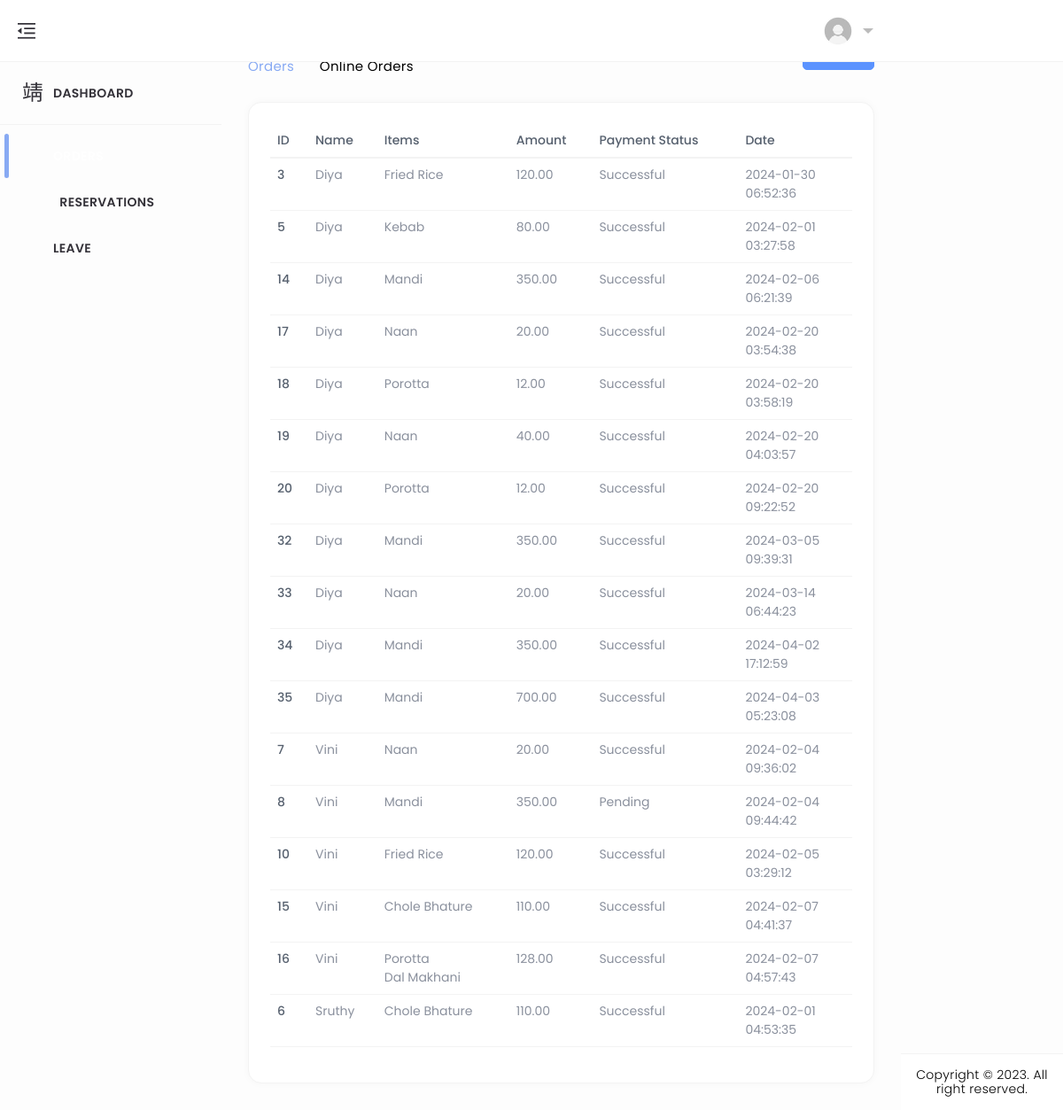
Page /history_orders on the committed database.
### home/models.py (models this page shows, shortened)
class BillingInformation(models.Model):
    user = models.ForeignKey(CustomUser, on_delete=models.CASCADE)
    address = models.TextField()
    town = models.CharField(max_length=50)
    zip_code = models.CharField(max_length=10)
    payment_status = models.BooleanField(default=True)
    amount = models.DecimalField(max_digits=8, decimal_places=2)
    menu = models.ManyToManyField(menus, blank=True)
    status = models.IntegerField(default=1)

class CustomUser(AbstractUser):
    CUSTOMER = 1
    EMPLOYEE = 2
    ROLE_CHOICE = (
        (CUSTOMER, 'CUSTOMER'),
        (EMPLOYEE, 'EMPLOYEE'),
    )
    username=None
    first_name = None
    last_name = None
    USERNAME_FIELD = 'email'
    name = models.CharField(max_length=50)
    email = models.EmailField(max_length=100, unique=True)
    phone = models.CharField(max_length=12, blank=True)
    password = models.CharField(max_length=128)
    role = models.IntegerField(choices=ROLE_CHOICE, blank=True, null=True,default='1')
    is_admin = models.BooleanField(default=False)
    is_staff = models.BooleanField(default=False)
    is_active = models.BooleanField(default=True)
    is_superadmin = models.BooleanField(default=False)
    REQUIRED_FIELDS = ['name', 'phone']
    objects = UserManager()

class menus(models.Model):
    CATEGORY_CHOICES = (
        ('Kerala', 'Kerala'),
        ('Chineese', 'Chineese'),
        ('North Indian', 'North Indian'),
        ('Arabian', 'Arabian'),
        ('Beverages', 'Beverages'),
    )
    SUBMENU_CHOICES = (
        ('Breads', 'Breads'),
        ('Curries', 'Curries'),
        ('Rice Dishes','Rice Dishes'),
        ('Appetizers','Appetizers'),
        ('Main Course','Main Course'),
        ('Breads & Accompaniments', 'Breads & Accompaniments'),
        ('Rolls & Grills','Rolls & Grills'),
        ('Hot Beverage','Hot Beverage'),
        ('Cold Beverage','Cold Beverage'),
    )
    SUB_SUBMENU_CHOICES = (
        ('Vegetarian', 'Vegetarian'),
        ('Non-Vegetarian', 'Non-Vegetarian'),
        ('Water-based','Water-based'),
        ('Milk-based','Milk-based')
    )
    name = models.CharField(max_length=100)
    category = models.CharField(max_length=50, choices=CATEGORY_CHOICES, default='')
    submenu = models.CharField(max_length=50, choices=SUBMENU_CHOICES, default='', blank=True)
    sub_submenu = models.CharField(max_length=50, choices=SUB_SUBMENU_CHOICES, default='', blank=True)
    desc = models.CharField(max_length=300)
    price = models.FloatField()
    img = models.ImageField(upload_to='menus/', blank=True, null=True)
    active = models.BooleanField(default=True)

class Payment(models.Model):
    class PaymentStatusChoices(models.TextChoices):
        PENDING = 'pending', 'Pending'
        SUCCESSFUL = 'successful', 'Successful'
        FAILED = 'failed', 'Failed'
    user = models.ForeignKey(CustomUser, on_delete=models.CASCADE)  # Link the payment to a user
    razorpay_order_id = models.CharField(max_length=255)  # Razorpay order ID
    payment_id = models.CharField(max_length=255)  # Razorpay payment ID
    amount = models.DecimalField(max_digits=8, decimal_places=2)  # Amount paid
    currency = models.CharField(max_length=3)  # Currency code (e.g., "INR")
    timestamp = models.DateTimeField(auto_now_add=True)  # Timestamp of the payment
    payment_status = models.CharField(max_length=20, choices=PaymentStatusChoices.choices, default=PaymentStatusChoices.PENDING)
    billing_info = models.ForeignKey(BillingInformation, on_delete=models.CASCADE, null=True, blank=True)
    table_booking = models.ForeignKey(TableBooking, on_delete=models.CASCADE, related_name='payments', null=True, blank=True)
    class Meta:
        ordering = ['-timestamp']

### home/views.py (the view)
# urls.py: path('history_orders',history_orders,name='history_orders'),
def history_orders(request):
    yesterday = date.today() - timedelta(days=1)
    billings_info = BillingInformation.objects.filter(payment__timestamp__date__lte=yesterday).distinct()
    payments = Payment.objects.filter(timestamp__date__lte=yesterday)
    context = {
        'billings_info': billings_info,
        'payments': payments,
    }
    return render(request, 'employee/history_orders.html', context)

### templates/employee/history_orders.html (shortened to what this page needs)
{% load static %}
<!DOCTYPE html>
<html lang="en" dir="ltr">
<head>
	<link href="../../../../cdn.jsdelivr.net/npm/%40mdi/font%404.4.95/css/materialdesignicons.min.html" rel="stylesheet" />
	<link href="{% static 'assets/css/materialdesignicons.min.css' %}" rel="stylesheet" />
	<link href="{% static 'assets/plugins/simplebar/simplebar.css' %}" rel="stylesheet" />
	<link href="{% static 'assets/plugins/data-tables/datatables.bootstrap5.min.css' %}" rel='stylesheet'>
	<link href="{% static 'assets/plugins/data-tables/responsive.datatables.min.css' %}" rel='stylesheet'>
	<link id="{% static 'style.css' %}" rel="stylesheet" href="{% static 'assets/css/style.css' %}" />
</head>
<body id="body">
	<div class="wrapper">
		<div class="ec-left-sidebar ec-bg-sidebar">
			<div id="sidebar" class="sidebar ec-sidebar-footer">
				<div class="ec-brand">
					<a href="{% url 'admin_index' %}">
						<span class="ec-brand-name text-truncate">DineEase</span>
					</a>
				</div>
				<div class="ec-navigation" data-simplebar>
					<ul class="nav sidebar-inner" id="sidebar-menu">
						<li class="">
							<a class="sidenav-item-link" href="{% url 'emp_index' %}">
								<i class="mdi mdi-view-dashboard-outline"></i>
								<span class="nav-text">Dashboard</span>
							</a>
							<hr>
						</li>
                        <li class="has-sub active">
                            <a class="sidenav-item-link" href="{% url 'orderlist_emp' %}">
                                <i class="mdi mdi-cart-outline mdi-34px"></i>
                                <span class="nav-text">Orders</span>
                            </a>
                        </li>
						<li class="has-sub">
							<a class="sidenav-item-link" href="{% url 'emp_booking_lists' %}">
								<i class="mdi mdi-food mdi-36px"></i>&ensp;
								<span class="nav-text">Reservations</span>
							</a>
						</li>
						<li class="has-sub">
							<a class="sidenav-item-link" href="{% url 'leave_list' %}">
								<i class="mdi mdi-receipt"></i>
								<span class="nav-text">Leave</span>
							</a>
						</li>
					</ul>
				</div>
			</div>
		</div>
		<div class="ec-page-wrapper">
			<header class="ec-main-header" id="header">
				<nav class="navbar navbar-static-top navbar-expand-lg">
					<button id="sidebar-toggler">
						<img src="{% static 'assets/img/icons/clops.png' %}" alt="">
					</button>
					<div class="navbar-right">
						<ul class="nav navbar-nav">
							<li class="dropdown user-menu">
								<button class="dropdown-toggle nav-link ec-drop" data-bs-toggle="dropdown" aria-expanded="false" style="margin-left: 850px;">
									<img src="{% static 'assets/img/user/user2.jpeg' %}" class="user-image" alt="User Image" />
								</button>
							</li>
						</ul>
					</div>
				</nav>
			</header>
			<div class="ec-content-wrapper">
				<div class="content">
					<div class="breadcrumb-wrapper d-flex align-items-center justify-content-between">
						<div>
							<h1 id="leaveh">Online Orders</h1>
							<p class="breadcrumbs"><span><a href="">Orders</a></span>
								<span><i class="mdi mdi-chevron-right"></i></span>Online Orders</p>
						</div>
						<div>
							<a href="{% url 'orderlist_emp' %}" class="btn btn-primary">Orders</a>
						</div>
					</div>
					<div class="row">
						<div class="col-12">
							<div class="card card-default">
								<div class="card-body">
									<div class="table-responsive">
										<table id="responsive-data-table" class="table" style="width:100%">
											<thead>
                                                <tr>
                                                    <th>ID</th>
                                                    <th>Name</th>
                                                    <th>Items</th>
                                                    <th>Amount</th>
                                                    <th>Payment Status</th>
                                                    <th>Date</th>
                                                </tr>
                                            </thead>
                                            <tbody>
                                                {% for billing in billings_info %}
                                                <tr>
                                                    <td>{{ billing.id }}</td>
                                                    <td>{{ billing.user.name }}</td>
                                                    <td>
                                                        {% for menu in billing.menu.all %}
                                                            {{ menu.name }}<br>
                                                        {% empty %}
                                                            No menu ordered
                                                        {% endfor %}
                                                    </td>
                                                    <td>{{ billing.amount }}</td>
                                                    <td>
                                                        {% with matching_payments=billing.payment_set.all %}
                                                            {% if matching_payments %}
                                                                {{ matching_payments.0.get_payment_status_display }}
                                                            {% else %}
                                                                Payment not found
                                                            {% endif %}
                                                        {% endwith %}
                                                    </td>
                                                    <td>
                                                        {% for payment in billing.payment_set.all %}
                                                            {{ payment.timestamp|date:"Y-m-d" }}<br>
                                                            {{ payment.timestamp|time:"H:i:s" }}<br>
                                                        {% endfor %}
                                                    </td>
                                                </tr>
                                                {% empty %}
                                                <tr>
                                                    <td colspan="5">No billing information available</td>
                                                </tr>
                                                {% endfor %}
                                            </tbody>
										</table>
									</div>
									</div>
								</div>
							</div>
						</div>
					</div>
				</div>
			</div>
			<footer class="footer mt-auto">
				<div class="copyright bg-white">
					<p>
						Copyright © 2023. All right reserved.
					  </p>
				</div>
			</footer>
		</div>
</body>
</html>

### rows in the picture
BillingInformation: id "3", user.name "Diya", amount "120.00", payment_set.all.0.payment_status "Successful"
menus: name "Fried Rice"
Payment: timestamp "2024-01-30", timestamp "06:52:36"
BillingInformation: id "5", user.name "Diya", amount "80.00", payment_set.all.0.payment_status "Successful"
menus: name "Kebab"
Payment: timestamp "2024-02-01", timestamp "03:27:58"
BillingInformation: id "14", user.name "Diya", amount "350.00", payment_set.all.0.payment_status "Successful"
menus: name "Mandi"
Payment: timestamp "2024-02-06", timestamp "06:21:39"
BillingInformation: id "17", user.name "Diya", amount "20.00", payment_set.all.0.payment_status "Successful"
menus: name "Naan"
Payment: timestamp "2024-02-20", timestamp "03:54:38"
BillingInformation: id "18", user.name "Diya", amount "12.00", payment_set.all.0.payment_status "Successful"
menus: name "Porotta"
Payment: timestamp "2024-02-20", timestamp "03:58:19"
BillingInformation: id "19", user.name "Diya", amount "40.00", payment_set.all.0.payment_status "Successful"
Payment: timestamp "2024-02-20", timestamp "04:03:57"
BillingInformation: id "20", user.name "Diya", amount "12.00", payment_set.all.0.payment_status "Successful"
Payment: timestamp "2024-02-20", timestamp "09:22:52"
BillingInformation: id "32", user.name "Diya", amount "350.00", payment_set.all.0.payment_status "Successful"
Payment: timestamp "2024-03-05", timestamp "09:39:31"
BillingInformation: id "33", user.name "Diya", amount "20.00", payment_set.all.0.payment_status "Successful"
Payment: timestamp "2024-03-14", timestamp "06:44:23"
BillingInformation: id "34", user.name "Diya", amount "350.00", payment_set.all.0.payment_status "Successful"
Payment: timestamp "2024-04-02", timestamp "17:12:59"
BillingInformation: id "35", user.name "Diya", amount "700.00", payment_set.all.0.payment_status "Successful"
Payment: timestamp "2024-04-03", timestamp "05:23:08"
BillingInformation: id "7", user.name "Vini", amount "20.00", payment_set.all.0.payment_status "Successful"
Payment: timestamp "2024-02-04", timestamp "09:36:02"
BillingInformation: id "8", user.name "Vini", amount "350.00", payment_set.all.0.payment_status "Pending"
Payment: timestamp "2024-02-04", timestamp "09:44:42"
BillingInformation: id "10", user.name "Vini", amount "120.00", payment_set.all.0.payment_status "Successful"
Payment: timestamp "2024-02-05", timestamp "03:29:12"
BillingInformation: id "15", user.name "Vini", amount "110.00", payment_set.all.0.payment_status "Successful"
menus: name "Chole Bhature"
Payment: timestamp "2024-02-07", timestamp "04:41:37"
BillingInformation: id "16", user.name "Vini", amount "128.00", payment_set.all.0.payment_status "Successful"
menus: name "Dal Makhani"
Payment: timestamp "2024-02-07", timestamp "04:57:43"
BillingInformation: id "6", user.name "Sruthy", amount "110.00", payment_set.all.0.payment_status "Successful"
Payment: timestamp "2024-02-01", timestamp "04:53:35"
